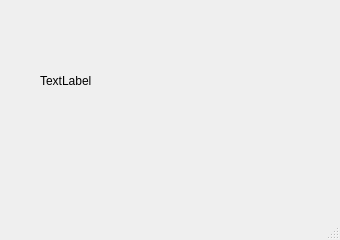
<?xml version="1.0" encoding="UTF-8"?>
<ui version="4.0">
 <class>MyWindowWithImage</class>
 <widget class="QMainWindow" name="MyWindowWithImage">
  <property name="geometry">
   <rect>
    <x>0</x>
    <y>0</y>
    <width>340</width>
    <height>240</height>
   </rect>
  </property>
  <property name="minimumSize">
   <size>
    <width>340</width>
    <height>240</height>
   </size>
  </property>
  <property name="maximumSize">
   <size>
    <width>340</width>
    <height>240</height>
   </size>
  </property>
  <property name="windowTitle">
   <string>My Window With Image</string>
  </property>
  <widget class="QWidget" name="centralwidget">
   <widget class="QLabel" name="lbl_pixmap">
    <property name="geometry">
     <rect>
      <x>40</x>
      <y>30</y>
      <width>251</width>
      <height>101</height>
     </rect>
    </property>
    <property name="text">
     <string>TextLabel</string>
    </property>
   </widget>
  </widget>
  <widget class="QMenuBar" name="menubar">
   <property name="geometry">
    <rect>
     <x>0</x>
     <y>0</y>
     <width>340</width>
     <height>21</height>
    </rect>
   </property>
  </widget>
  <widget class="QStatusBar" name="statusbar"/>
 </widget>
 <resources/>
 <connections/>
</ui>
